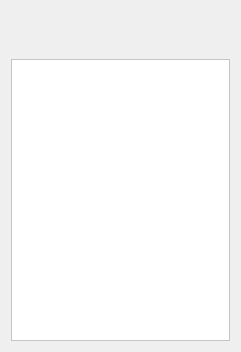
<?xml version="1.0" encoding="UTF-8"?>
<ui version="4.0">
 <class>FileOpenErrorWindow</class>
 <widget class="QDialog" name="FileOpenErrorWindow">
  <property name="geometry">
   <rect>
    <x>0</x>
    <y>0</y>
    <width>241</width>
    <height>352</height>
   </rect>
  </property>
  <property name="minimumSize">
   <size>
    <width>0</width>
    <height>0</height>
   </size>
  </property>
  <property name="windowTitle">
   <string>Dialog</string>
  </property>
  <layout class="QGridLayout" name="gridLayout_2">
   <item row="0" column="0">
    <layout class="QGridLayout" name="gridLayout">
     <item row="0" column="0">
      <widget class="QLabel" name="label">
       <property name="enabled">
        <bool>true</bool>
       </property>
       <property name="font">
        <font>
         <pointsize>12</pointsize>
        </font>
       </property>
       <property name="text">
        <string/>
       </property>
      </widget>
     </item>
     <item row="3" column="0">
      <widget class="QTextEdit" name="textEdit">
       <property name="enabled">
        <bool>false</bool>
       </property>
       <property name="minimumSize">
        <size>
         <width>200</width>
         <height>0</height>
        </size>
       </property>
       <property name="styleSheet">
        <string notr="true">background-color: rgb(255, 255, 255);
color: rgb(0, 0, 0);</string>
       </property>
      </widget>
     </item>
     <item row="2" column="0">
      <widget class="QLabel" name="label_2">
       <property name="enabled">
        <bool>true</bool>
       </property>
       <property name="font">
        <font>
         <pointsize>12</pointsize>
        </font>
       </property>
       <property name="text">
        <string/>
       </property>
      </widget>
     </item>
    </layout>
   </item>
  </layout>
 </widget>
 <resources/>
 <connections/>
</ui>
